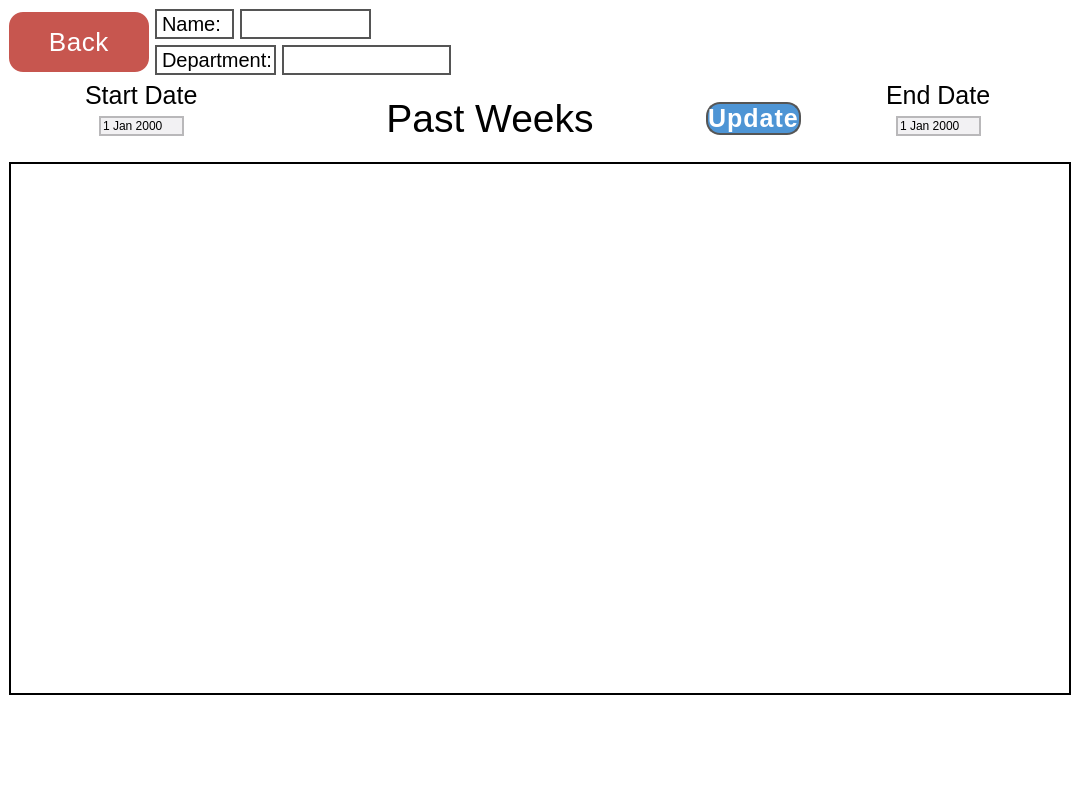
<?xml version="1.0" encoding="UTF-8"?>
<ui version="4.0">
 <class>PastWindow</class>
 <widget class="QMainWindow" name="PastWindow">
  <property name="geometry">
   <rect>
    <x>0</x>
    <y>0</y>
    <width>1080</width>
    <height>800</height>
   </rect>
  </property>
  <property name="windowTitle">
   <string>MainWindow</string>
  </property>
  <property name="styleSheet">
   <string notr="true">background-color: white;</string>
  </property>
  <widget class="QWidget" name="centralwidget">
   <layout class="QGridLayout" name="gridLayout">
    <item row="0" column="0" rowspan="2">
     <widget class="QPushButton" name="back_button">
      <property name="minimumSize">
       <size>
        <width>140</width>
        <height>60</height>
       </size>
      </property>
      <property name="maximumSize">
       <size>
        <width>140</width>
        <height>60</height>
       </size>
      </property>
      <property name="font">
       <font>
        <family>Tahoma</family>
        <pointsize>-1</pointsize>
        <fontweight>DemiBold</fontweight>
       </font>
      </property>
      <property name="styleSheet">
       <string notr="true">border-radius: 14px;
background-color: rgb(199, 86, 79); 
color: white; letter-spacing: 0.6px; 
font-size: 26px; 
letter-spacing: .7px;</string>
      </property>
      <property name="text">
       <string>Back</string>
      </property>
     </widget>
    </item>
    <item row="0" column="1">
     <layout class="QHBoxLayout" name="horizontalLayout_7">
      <property name="leftMargin">
       <number>0</number>
      </property>
      <property name="rightMargin">
       <number>700</number>
      </property>
      <item alignment="Qt::AlignmentFlag::AlignRight">
       <widget class="QLabel" name="name_label">
        <property name="maximumSize">
         <size>
          <width>80</width>
          <height>16777215</height>
         </size>
        </property>
        <property name="font">
         <font>
          <family>Tahoma</family>
          <pointsize>-1</pointsize>
         </font>
        </property>
        <property name="styleSheet">
         <string notr="true">border: 2px solid #555; 
background-color: white; 
color: black; 
font-size: 20px;</string>
        </property>
        <property name="text">
         <string>Name: </string>
        </property>
       </widget>
      </item>
      <item alignment="Qt::AlignmentFlag::AlignLeft">
       <widget class="QLineEdit" name="name_filter">
        <property name="minimumSize">
         <size>
          <width>100</width>
          <height>0</height>
         </size>
        </property>
        <property name="maximumSize">
         <size>
          <width>200</width>
          <height>16777215</height>
         </size>
        </property>
        <property name="styleSheet">
         <string notr="true">border: 2px solid #555; 
background-color: white; 
color: black; 
font-size: 20px;</string>
        </property>
       </widget>
      </item>
     </layout>
    </item>
    <item row="1" column="1">
     <layout class="QHBoxLayout" name="horizontalLayout_8">
      <property name="rightMargin">
       <number>620</number>
      </property>
      <item alignment="Qt::AlignmentFlag::AlignLeft">
       <widget class="QLabel" name="department_label">
        <property name="minimumSize">
         <size>
          <width>50</width>
          <height>0</height>
         </size>
        </property>
        <property name="maximumSize">
         <size>
          <width>130</width>
          <height>16777215</height>
         </size>
        </property>
        <property name="font">
         <font>
          <family>Tahoma</family>
          <pointsize>-1</pointsize>
         </font>
        </property>
        <property name="styleSheet">
         <string notr="true">border: 2px solid #555; 
background-color: white; 
color: black; 
font-size: 20px;</string>
        </property>
        <property name="text">
         <string>Department: </string>
        </property>
       </widget>
      </item>
      <item alignment="Qt::AlignmentFlag::AlignLeft">
       <widget class="QLineEdit" name="department_filter">
        <property name="minimumSize">
         <size>
          <width>100</width>
          <height>0</height>
         </size>
        </property>
        <property name="maximumSize">
         <size>
          <width>200</width>
          <height>16777215</height>
         </size>
        </property>
        <property name="styleSheet">
         <string notr="true">border: 2px solid #555; 
background-color: white; 
color: black; 
font-size: 20px;</string>
        </property>
       </widget>
      </item>
     </layout>
    </item>
    <item row="2" column="0" colspan="2">
     <layout class="QVBoxLayout" name="verticalLayout_4">
      <item>
       <layout class="QVBoxLayout" name="verticalLayout_3">
        <item>
         <layout class="QHBoxLayout" name="horizontalLayout_2">
          <item>
           <layout class="QVBoxLayout" name="verticalLayout_2">
            <property name="bottomMargin">
             <number>20</number>
            </property>
            <item alignment="Qt::AlignmentFlag::AlignHCenter">
             <widget class="QLabel" name="begin_date_label">
              <property name="maximumSize">
               <size>
                <width>126</width>
                <height>30</height>
               </size>
              </property>
              <property name="font">
               <font>
                <family>Tahoma</family>
                <pointsize>-1</pointsize>
                <fontweight>DemiBold</fontweight>
               </font>
              </property>
              <property name="styleSheet">
               <string notr="true">color: black; 
font-size: 25px;
letter-spacing: .5px;</string>
              </property>
              <property name="text">
               <string>Start Date</string>
              </property>
             </widget>
            </item>
            <item alignment="Qt::AlignmentFlag::AlignHCenter|Qt::AlignmentFlag::AlignVCenter">
             <widget class="QDateEdit" name="begin_date">
              <property name="minimumSize">
               <size>
                <width>85</width>
                <height>0</height>
               </size>
              </property>
              <property name="maximumSize">
               <size>
                <width>85</width>
                <height>16777215</height>
               </size>
              </property>
              <property name="font">
               <font>
                <family>Tahoma</family>
               </font>
              </property>
              <property name="styleSheet">
               <string notr="true">background-color: rgb(242, 241, 243);
color: black;
border: 2px solid rgb(185, 184, 186);
</string>
              </property>
              <property name="frame">
               <bool>false</bool>
              </property>
              <property name="alignment">
               <set>Qt::AlignmentFlag::AlignJustify|Qt::AlignmentFlag::AlignVCenter</set>
              </property>
              <property name="buttonSymbols">
               <enum>QAbstractSpinBox::ButtonSymbols::NoButtons</enum>
              </property>
              <property name="correctionMode">
               <enum>QAbstractSpinBox::CorrectionMode::CorrectToPreviousValue</enum>
              </property>
              <property name="showGroupSeparator" stdset="0">
               <bool>true</bool>
              </property>
             </widget>
            </item>
           </layout>
          </item>
          <item>
           <layout class="QHBoxLayout" name="horizontalLayout">
            <item>
             <widget class="QLabel" name="past_weeks_label">
              <property name="minimumSize">
               <size>
                <width>420</width>
                <height>60</height>
               </size>
              </property>
              <property name="maximumSize">
               <size>
                <width>420</width>
                <height>69</height>
               </size>
              </property>
              <property name="font">
               <font>
                <family>Tahoma</family>
                <pointsize>-1</pointsize>
                <fontweight>DemiBold</fontweight>
               </font>
              </property>
              <property name="styleSheet">
               <string notr="true">font-size: 39px;
color: black;</string>
              </property>
              <property name="text">
               <string>Past Weeks</string>
              </property>
              <property name="alignment">
               <set>Qt::AlignmentFlag::AlignCenter</set>
              </property>
             </widget>
            </item>
            <item>
             <widget class="QPushButton" name="update_button">
              <property name="font">
               <font>
                <family>Tahoma</family>
                <pointsize>-1</pointsize>
                <bold>true</bold>
               </font>
              </property>
              <property name="styleSheet">
               <string notr="true">border: 2px solid #555; 
border-radius: 14px;
background-color: rgb(78, 149, 213); 
color: white; 
letter-spacing: 1px; 
font-size: 25px;</string>
              </property>
              <property name="text">
               <string>Update</string>
              </property>
             </widget>
            </item>
           </layout>
          </item>
          <item>
           <layout class="QVBoxLayout" name="verticalLayout">
            <property name="bottomMargin">
             <number>20</number>
            </property>
            <item alignment="Qt::AlignmentFlag::AlignHCenter">
             <widget class="QLabel" name="end_date_label">
              <property name="maximumSize">
               <size>
                <width>126</width>
                <height>16777215</height>
               </size>
              </property>
              <property name="font">
               <font>
                <family>Tahoma</family>
                <pointsize>-1</pointsize>
                <fontweight>DemiBold</fontweight>
               </font>
              </property>
              <property name="styleSheet">
               <string notr="true">color: black; 
letter-spacing: .5px;
font-size: 25px;</string>
              </property>
              <property name="text">
               <string>End Date</string>
              </property>
             </widget>
            </item>
            <item alignment="Qt::AlignmentFlag::AlignHCenter|Qt::AlignmentFlag::AlignVCenter">
             <widget class="QDateEdit" name="end_date">
              <property name="sizePolicy">
               <sizepolicy hsizetype="Fixed" vsizetype="Fixed">
                <horstretch>0</horstretch>
                <verstretch>0</verstretch>
               </sizepolicy>
              </property>
              <property name="minimumSize">
               <size>
                <width>85</width>
                <height>10</height>
               </size>
              </property>
              <property name="maximumSize">
               <size>
                <width>80</width>
                <height>20</height>
               </size>
              </property>
              <property name="sizeIncrement">
               <size>
                <width>50</width>
                <height>50</height>
               </size>
              </property>
              <property name="baseSize">
               <size>
                <width>0</width>
                <height>0</height>
               </size>
              </property>
              <property name="font">
               <font>
                <family>Tahoma</family>
               </font>
              </property>
              <property name="mouseTracking">
               <bool>true</bool>
              </property>
              <property name="focusPolicy">
               <enum>Qt::FocusPolicy::ClickFocus</enum>
              </property>
              <property name="contextMenuPolicy">
               <enum>Qt::ContextMenuPolicy::NoContextMenu</enum>
              </property>
              <property name="styleSheet">
               <string notr="true">background-color: rgb(242, 241, 243);
color: black;
border: 2px solid rgb(185, 184, 186);
</string>
              </property>
              <property name="inputMethodHints">
               <set>Qt::InputMethodHint::ImhDate</set>
              </property>
              <property name="wrapping">
               <bool>true</bool>
              </property>
              <property name="alignment">
               <set>Qt::AlignmentFlag::AlignLeading|Qt::AlignmentFlag::AlignLeft|Qt::AlignmentFlag::AlignVCenter</set>
              </property>
              <property name="buttonSymbols">
               <enum>QAbstractSpinBox::ButtonSymbols::NoButtons</enum>
              </property>
              <property name="keyboardTracking">
               <bool>false</bool>
              </property>
             </widget>
            </item>
           </layout>
          </item>
         </layout>
        </item>
        <item>
         <widget class="QTableView" name="past_week_time_table">
          <property name="maximumSize">
           <size>
            <width>2000</width>
            <height>16777215</height>
           </size>
          </property>
          <property name="font">
           <font>
            <family>Tahoma</family>
            <pointsize>-1</pointsize>
            <italic>false</italic>
            <bold>false</bold>
           </font>
          </property>
          <property name="styleSheet">
           <string notr="true">QTableView {
    color: black;
    gridline-color: black;
    border: 2px solid black;  /* Outer border of the whole table */
    font: 10px;
	font-size: 12px;
}
QTableView::item {
    border-top: 1px solid black;  /* Borders for each cell */
    border-bottom: 1px solid black;
    border-left: 1px solid black;
    border-right: 1px solid #555;
}
QTableCornerButton::section {
    background-color: rgb(78, 149, 213);
}
QTableView::item:selected {
    background-color: rgb(144, 144, 144);  /* Background color for selected item */
    color: black;  /* Text color for selected item */
}
QTableView::item:focus {
    border: 2px solid rgb(242, 128, 133);
    background-color: rgb(144, 144, 144);
}
QHeaderView::section {
    background-color: rgb(78, 149, 213);
    color: white;
    height: 35px;
    font: 14px;
}
QScrollBar:vertical {
    background: rgb(188, 224, 235);
}
QScrollBar::handle:vertical {
    background: rgb(71, 153, 176);
}
QScrollBar:horizontal {
    background: rgb(188, 224, 235);
}
QScrollBar::handle:horizontal {
    background: rgb(71, 153, 176);
}
QLineEdit {
    color: black;  /* Text color for QLineEdit (editor) */
}</string>
          </property>
          <property name="selectionBehavior">
           <enum>QAbstractItemView::SelectionBehavior::SelectRows</enum>
          </property>
          <property name="cornerButtonEnabled">
           <bool>false</bool>
          </property>
         </widget>
        </item>
       </layout>
      </item>
      <item alignment="Qt::AlignmentFlag::AlignHCenter">
       <widget class="QLabel" name="label_5">
        <property name="minimumSize">
         <size>
          <width>200</width>
          <height>90</height>
         </size>
        </property>
        <property name="maximumSize">
         <size>
          <width>200</width>
          <height>90</height>
         </size>
        </property>
        <property name="font">
         <font>
          <kerning>true</kerning>
         </font>
        </property>
        <property name="text">
         <string/>
        </property>
        <property name="pixmap">
         <pixmap>:/IMGs/subbaroo_long_name.jpg</pixmap>
        </property>
        <property name="scaledContents">
         <bool>true</bool>
        </property>
       </widget>
      </item>
     </layout>
    </item>
   </layout>
  </widget>
 </widget>
 <resources/>
 <connections/>
</ui>
